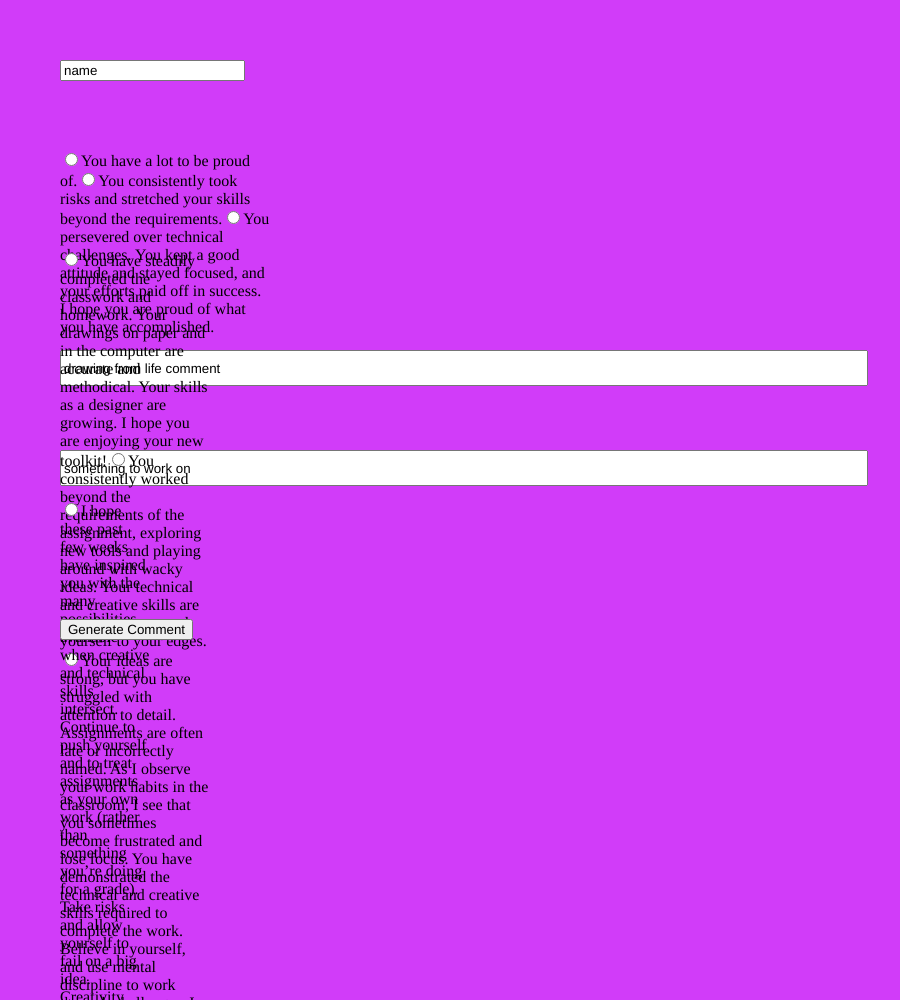
Frame 1 (no input)
Frame 60 (no input): identical to frame 1, image omitted
Frame 120 (the mouse pressed at the canvas centre since frame 60): identical to frame 1, image omitted

The p5.js sketch that drew this single still picture (run headless with seeded random() and noise() and a simulated clock; from frame 60 on, the mouse is pressed at the canvas centre):

// p5.js sketch
// ── sketch.js

// text box input variables
var studentName = "name";
var textileGrade;
var improvements;

//congratulations randomizer
var congratulations;
var achievements = ["achievements", "work", "progress", "learning", "adventures"];

//radio button input variables
var radio;
var progress;
var closing;

//radio button storage variables
  var goodJob;
  var report1;
  var changes;

//generate button
var button;


function setup() {


//create canvas section
  createCanvas(900, 1000);

// //name box
   var name = createInput('name');
   name.input(myInputEvent);
   name.position(60,60);

// textile comment box
   var textile = createInput('drawing from life comment');
   textile.input(textileComment);
   textile.position(60,350);
   textile.size(800,30);

 // something to work on comment box
    var improve = createInput('something to work on');
    improve.input(improveComment);
    improve.position(60,450);
    improve.size(800,30);


  congratulate();

  radio = createRadio();
  radio.option('Be proud of your hard work!', "You have a lot to be proud of.");
  radio.option('You pushed yourself beyond', "You consistently took risks and stretched your skills beyond the requirements.");
  radio.option('You persevered ', "You persevered over technical challenges. You kept a good attitude and stayed focused, and your efforts paid off in success. I hope you are proud of what you have accomplished. ");
  radio.style('width', '210px');
  radio.position(60,150);

  progress = createRadio();
  progress.option('steady completion', "You have steadily completed the classwork and homework. Your drawings on paper and in the computer are accurate and methodical. Your skills as a designer are growing. I hope you are enjoying your new toolkit!");
  progress.option('you have excelled', "You consistently worked beyond the requirements of the assignment, exploring new tools and playing around with wacky ideas. Your technical and creative skills are growing as you push yourself to your edges.");
  progress.option('spotty submission', "Your ideas are strong, but you have struggled with attention to detail. Assignments are often late or incorrectly named. As I observe your work habits in the classroom, I see that you sometimes become frustrated and lose focus. You have demonstrated the technical and creative skills required to complete the work. Believe in yourself, and use mental discipline to work through challenges. I think you will find that you know more than you think you do.");
  progress.style('width', '150px');
  progress.position(60,250);


  closing = createRadio();
  closing.option('keep it up', "I hope these past few weeks have inspired you with the many possibilities available when creative and technical skills intersect. Continue to push yourself and to treat assignments as your own work (rather than something you’re doing for a grade). Take risks and allow yourself to fail on a big idea. Creativity thrives in the absence of perfection. ");
  closing.option('step it up', "This course moves quickly and you have learned an extraordinary amount in the past few weeks. Focus on your accomplishments. Think of a moment when you were stuck and you worked through the problem (either by asking for help, or by patiently troubleshooting). In the second half of the semester, try to replicate that success. Be an advocate for yourself-- come for help when you need it, and trust your own skills and knowledge. You are doing a great job! ");
  closing.style('width', '90px');
  closing.position(60,500);


  button = createButton('Generate Comment');
  button.position(60, 619);
  button.mousePressed(generateComment);



}

function draw() {
  background(209, 60, 249);
  stroke(255);

  affirmation();


  progress1();

  closingStatement();

}


function myInputEvent(){
  studentName = this.value();
//  console.log(studentName, ',');

}

function textileComment(){
  textileGrade = this.value();
//  console.log(textileGrade,',');

}

function improveComment(){
  improvements = this.value();
//  console.log(this.value(),',');

}

function congratulate(){

  congratulations = "Congratulations on your "+ achievements[int(random(0, achievements.length))] + " in Design and Technology.";
//  congratulations.position(60, 100);

}

function affirmation(){

   goodJob = radio.value();


}

function progress1(){

  report1 = progress.value();
  // if (report1) {
  //   console.log(report1);
  // }

}

function closingStatement(){

 changes = closing.value();
  // if (doIt) {
  //   console.log(doIt);
  // }

}

function generateComment() {
  console.log(studentName, congratulations, goodJob, report1, textileGrade, improvements, changes);
}
